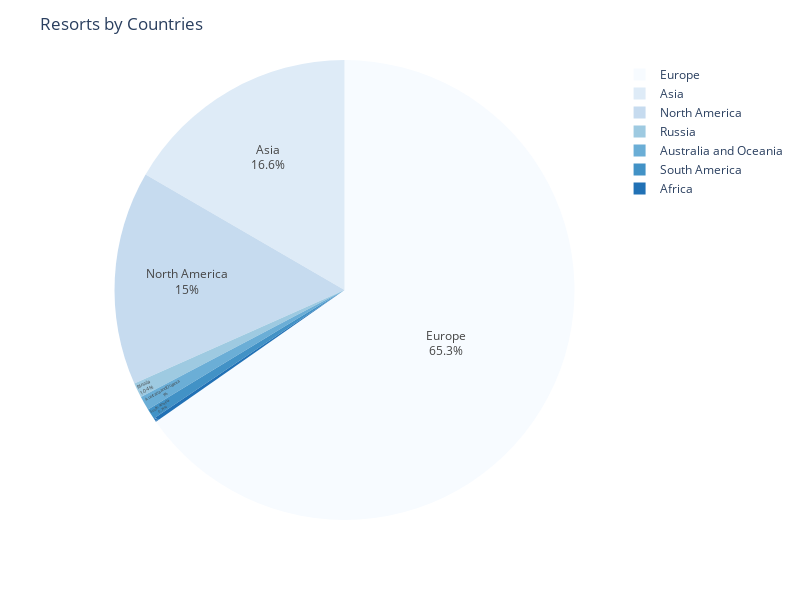

Notebook code for this chart:
### Code cell
#Create a pie chart with suma of percent by Continent
continent = px.pie(skiresort_continent, values=skiresort_continent.values, names=skiresort_continent.index,color_discrete_sequence=px.colors.sequential.Blues)
continent.update_traces(textposition='inside', textinfo='percent+label',pull=[0, 0,0, 0,0,0,0,0,0,0,0,0,0])
continent.update_layout(title_text='Resorts by Countries', width=800,height=600)
continent.show()

### Figure 1 — Plotly figure (JSON) as saved in the notebook; plotly's stock layout.template omitted (floating-point values rounded to 4 significant figures)
{"data": [{"domain": {"x": [0, 1], "y": [0, 1]}, "hovertemplate": "Continent=%{label}<br>value=%{value}<extra></extra>", "labels": ["Africa", "Asia", "Australia and Oceania", "Europe", "North America", "Russia", "South America"], "legendgroup": "", "name": "", "pull": [0, 0, 0, 0, 0, 0, 0, 0, 0, 0, 0, 0, 0], "showlegend": true, "textinfo": "percent+label", "textposition": "inside", "type": "pie", "values": [0.26, 16.63, 1, 65.3, 15.03, 1.04, 0.74]}], "layout": {"height": 600, "legend": {"tracegroupgap": 0}, "margin": {"t": 60}, "piecolorway": ["rgb(247,251,255)", "rgb(222,235,247)", "rgb(198,219,239)", "rgb(158,202,225)", "rgb(107,174,214)", "rgb(66,146,198)", "rgb(33,113,181)", "rgb(8,81,156)", "rgb(8,48,107)"], "title": {"text": "Resorts by Countries"}, "width": 800}}
